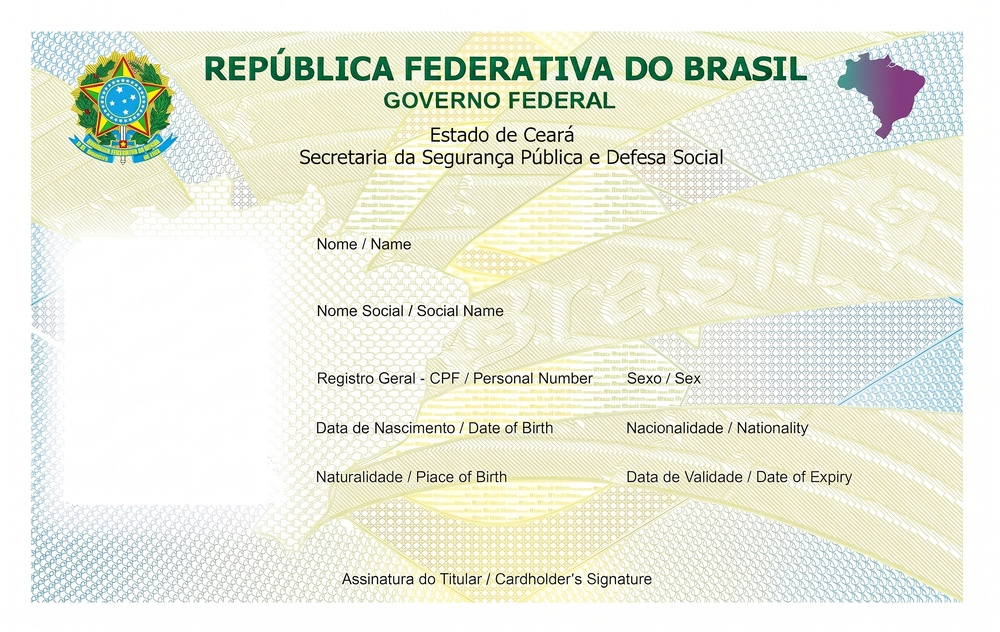
#> input picture gerar-cin/img (1).jfif, 1000 x 632 px, shrunk from 2584 x 1632 before the run
$ python -i preprocessor.py   (imports and definitions only)
#> lines starting #> are read from the running program, lines starting #| are printed output that depends on the picture; after the words box and inside, x2 and y2 are one past the last pixel; in counts of white or black regions, pixels touching at a corner belong together
#> further down, picture is the input picture: shape (632, 1000, 3); mean B, G, R 221.3, 235.9, 233.3
"""Image Preprocessing and Perspective Correction using OpenCV."""

import io
from typing import Optional, Tuple
import cv2
import numpy as np
from PIL import Image

from app.core.logging import app_logger


# [61 lines left out: functions bytes_to_numpy, numpy_to_bytes, order_points, four_point_transform, not called in this run]


def auto_deskew_and_crop(image: np.ndarray) -> np.ndarray:
    """Detect dominant quadrilateral in image and rectify perspective."""
    try:
        gray = cv2.cvtColor(image, cv2.COLOR_BGR2GRAY)
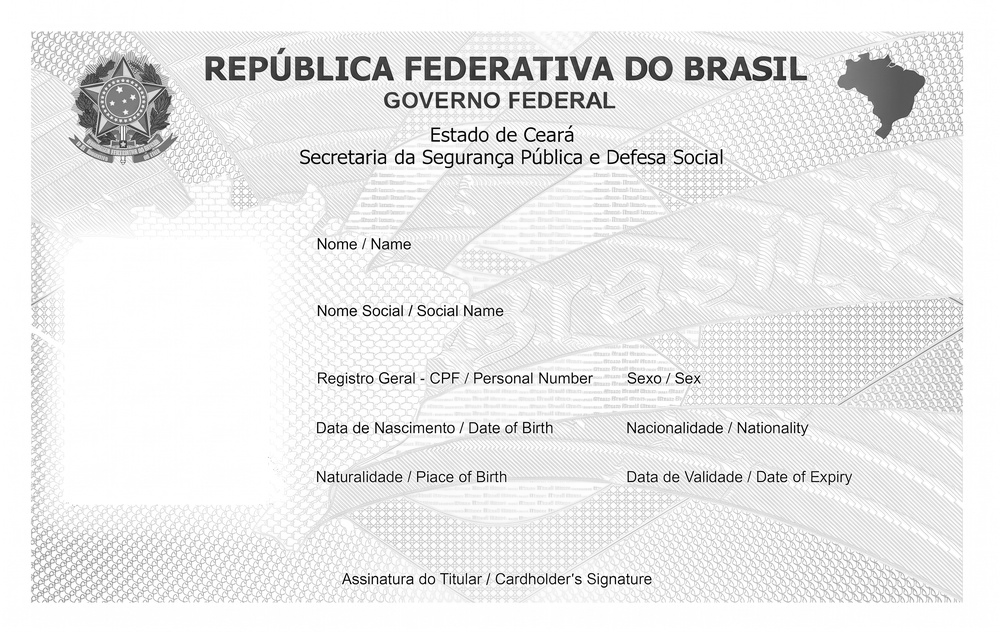
#> gray: shape (632, 1000); min 0, max 255, mean 233.5
        blurred = cv2.GaussianBlur(gray, (5, 5), 0)
        edged = cv2.Canny(blurred, 50, 200)
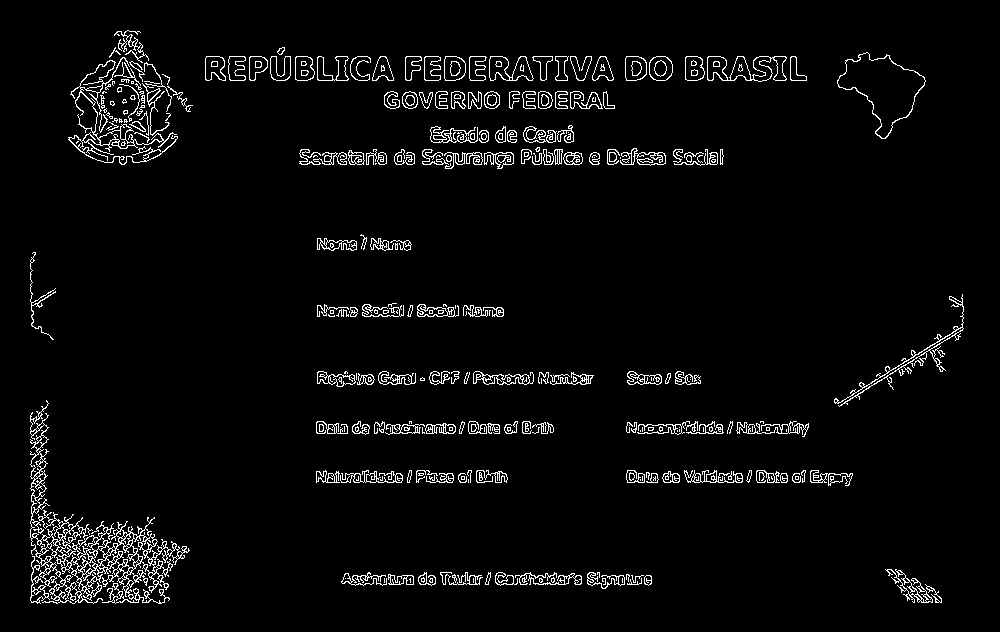
#> edged: shape (632, 1000); 3.8% white in thin lines or dots, all inside (x1, y1, x2, y2) = (30, 30, 964, 604)

        contours, _ = cv2.findContours(
            edged.copy(), cv2.RETR_LIST, cv2.CHAIN_APPROX_SIMPLE
        )
#> contours = 884 contours, 525 with area under 20; largest, box (x1, y1, x2, y2) and area: (30, 400, 190, 604) 7081, (837, 52, 926, 139) 3712, (837, 52, 926, 139) 3618, (68, 57, 178, 165) 1302, (707, 56, 787, 82) 1180
        contours = sorted(contours, key=cv2.contourArea, reverse=True)[:5]
#> contours = 5 contours; box (x1, y1, x2, y2) and area: (30, 400, 190, 604) 7081, (837, 52, 926, 139) 3712, (837, 52, 926, 139) 3618, (68, 57, 178, 165) 1302, (707, 56, 787, 82) 1180

        for c in contours:
            peri = cv2.arcLength(c, True)
            approx = cv2.approxPolyDP(c, 0.02 * peri, True)

            # If quadrilateral found and represents at least 20% of image area
            if len(approx) == 4:
                area = cv2.contourArea(approx)
                img_area = image.shape[0] * image.shape[1]
                if area > 0.20 * img_area:
                    app_logger.info("Quadrilateral document contour detected. Applying deskew transform.")
                    return four_point_transform(image, approx.reshape(4, 2))
#> this loop made 5 passes
#> (peri, approx, area, img_area) on pass 1: (3746.4, [[46, 400], [42, 602], [168, 600], [30, 537]], 2765, 632000)
#> peri on passes 2 to 5: 319.4, 315.4, 1767.5, 400.6
        return image
    except Exception as exc:
        app_logger.warning(f"Deskew preprocessing warning: {str(exc)}")
        return image


# [15 lines left out: function enhance_contrast, not called in this run]

>>> import cv2
>>> picture = cv2.imread('../../../../gerar-cin/img (1).jfif')
>>> result = auto_deskew_and_crop(picture)

$ run again, on gerar-cin/img (2).jfif
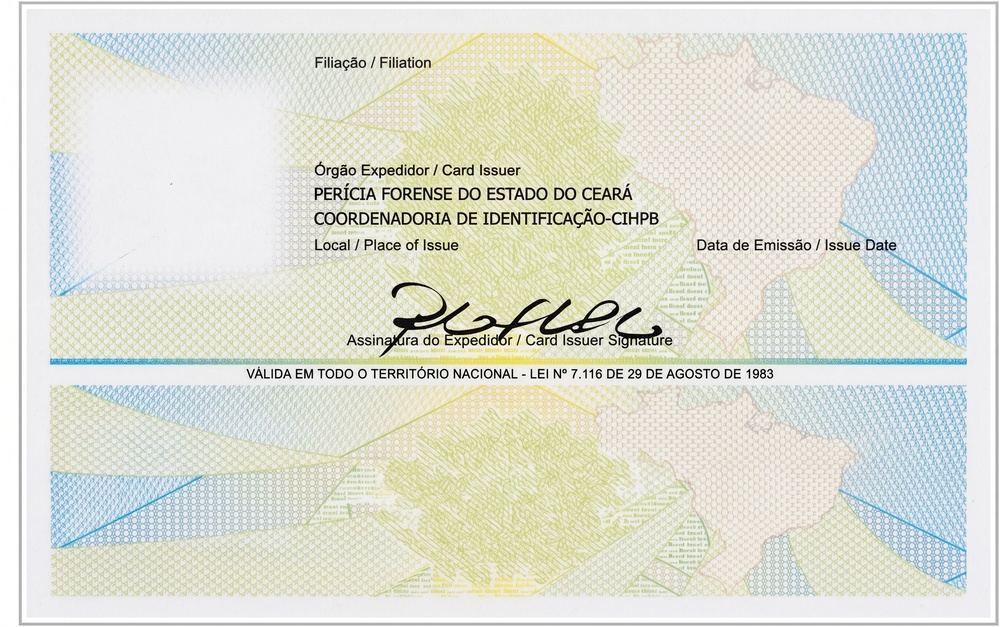
#> input picture gerar-cin/img (2).jfif, 1000 x 627 px, shrunk from 2604 x 1632 before the run
#> picture is the input picture: shape (627, 1000, 3); mean B, G, R 211.8, 223, 220.5
#> in auto_deskew_and_crop, `edged = cv2.Canny(blurred, 50, 200)`:
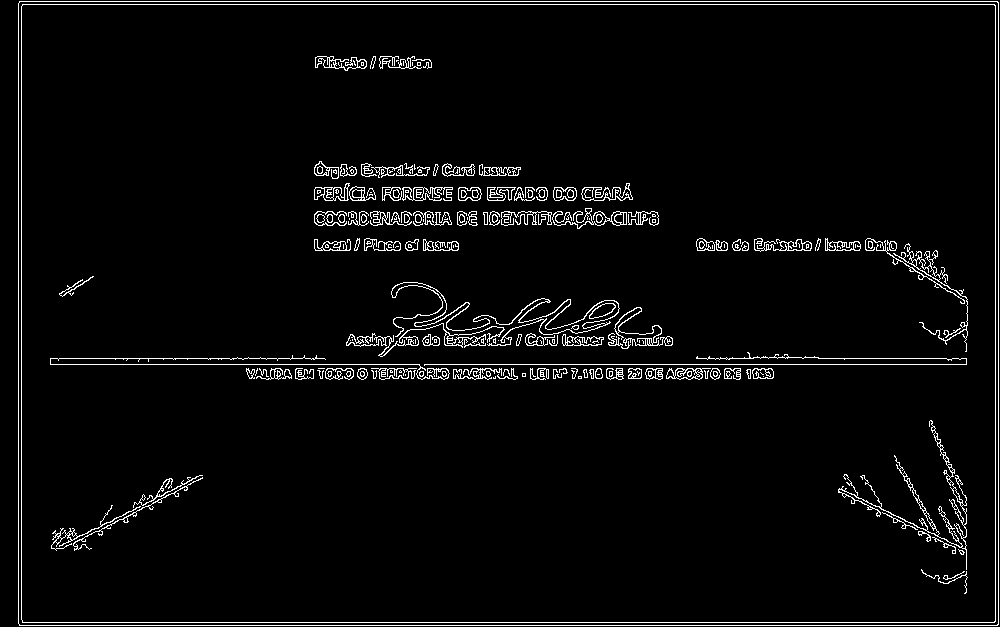
#> edged: shape (627, 1000); 3.6% white in thin lines or dots
#> in auto_deskew_and_crop, `contours, _ = cv2.findContours( edged.copy(), cv2.RETR_LIST, cv2.CHAIN..`: contours = 495 contours, 283 with area under 20; largest, box (x1, y1, x2, y2) and area: (18, 1, 999, 626) 611516, (18, 1, 999, 626) 611512, (21, 4, 996, 623) 601927, (21, 4, 996, 623) 601923, (838, 420, 967, 570) 662
#> in auto_deskew_and_crop, `contours = sorted(contours, key=cv2.contourArea, reverse=True)[:5]`: contours = 5 contours; box (x1, y1, x2, y2) and area: (18, 1, 999, 626) 611516, (18, 1, 999, 626) 611512, (21, 4, 996, 623) 601927, (21, 4, 996, 623) 601923, (838, 420, 967, 570) 662
#> the loop in auto_deskew_and_crop, `for c in contours:` made 1 pass
#> (peri, approx, area, img_area) on pass 1: (3205.7, [[19, 1], [19, 625], [998, 624], [997, 1]], 610095, 627000)
#> pass 1, in four_point_transform, `warped = cv2.warpPerspective(image, m, (max_width, max_height))`:
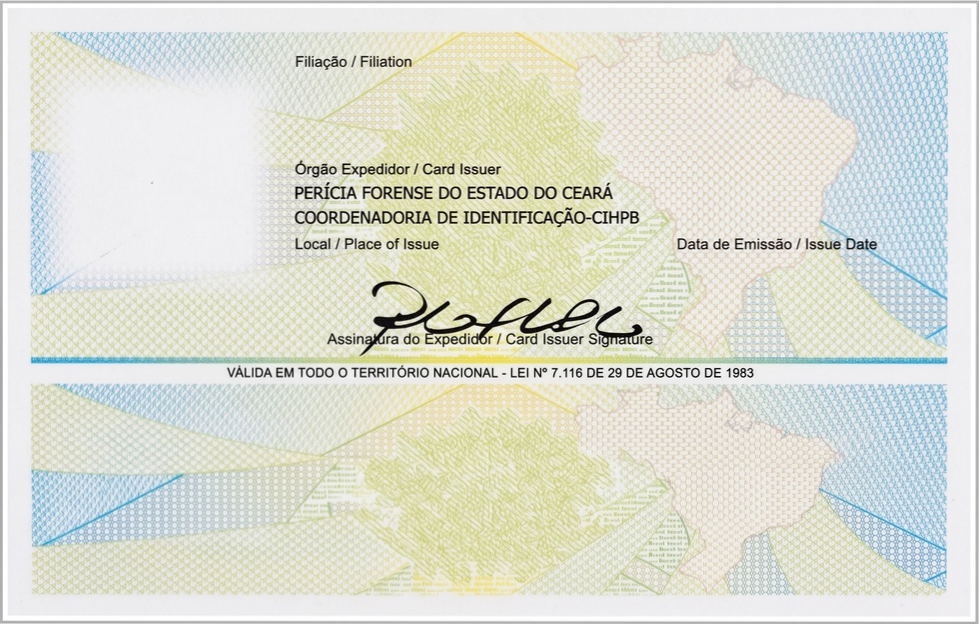
#> warped: shape (624, 979, 3); mean B, G, R 210.8, 222.3, 219.8
